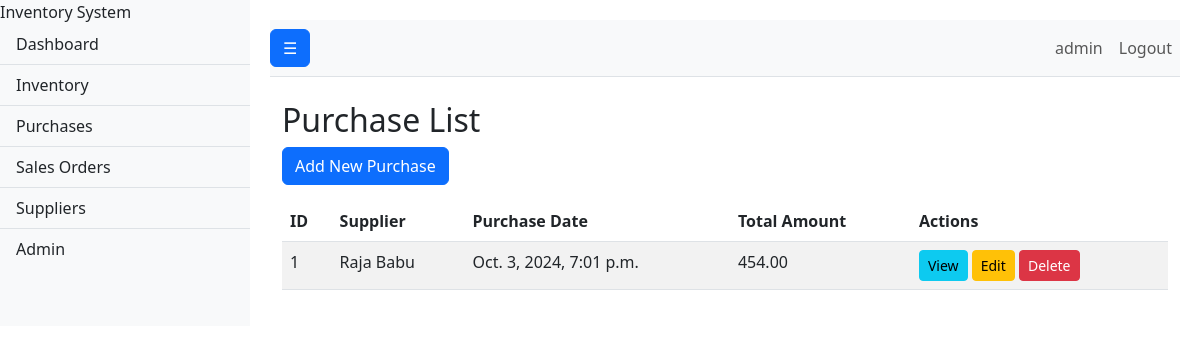
The page /purchase/ (signed in) on the database as committed earlier.
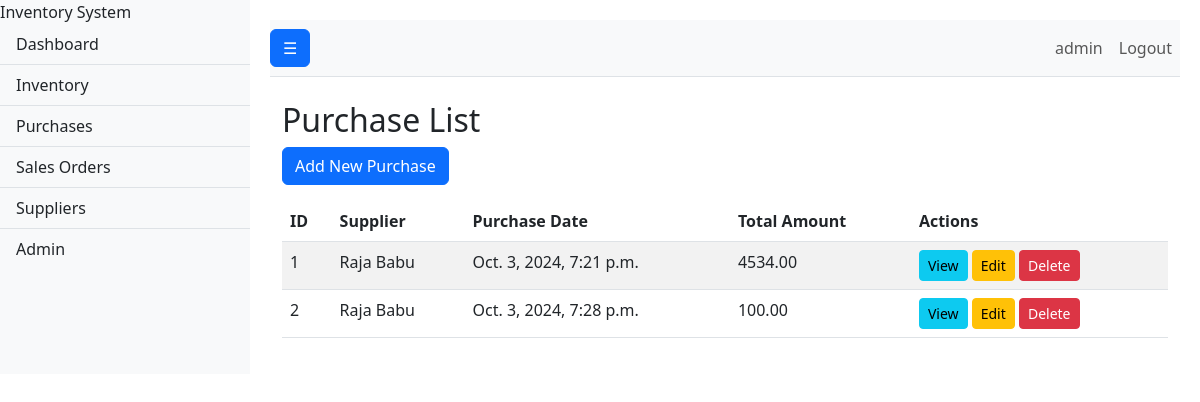
The same page on the database as committed later.
### inventory/models.py (models this page shows, shortened)
class Purchase(models.Model):
    supplier = models.ForeignKey(Supplier, on_delete=models.SET_NULL, null=True, related_name='purchases')
    purchase_date = models.DateTimeField(auto_now_add=True)
    total_amount = models.DecimalField(max_digits=10, decimal_places=2)
    created_at = models.DateTimeField(auto_now_add=True)
    updated_at = models.DateTimeField(auto_now=True)

class Supplier(models.Model):
    name = models.CharField(max_length=100)
    contact_person = models.CharField(max_length=100, blank=True, null=True)
    phone = models.CharField(max_length=20, blank=True, null=True)
    email = models.EmailField(blank=True, null=True)
    address = models.CharField(max_length=255, blank=True, null=True)
    created_at = models.DateTimeField(auto_now_add=True)
    updated_at = models.DateTimeField(auto_now=True)

### inventory/views.py (the view)
# urls.py: path('purchase/', views.purchase_list, name='purchase_list'),
@login_required
def purchase_list(request):
    purchases = Purchase.objects.all()
    return render(request, 'inventory/purchase_list.html', {'purchases': purchases})

### inventory/templates/inventory/purchase_list.html
{% extends 'inventory/base.html' %}
{% block content %}
    <h2>Purchase List</h2>
    <a href="{% url 'inventory:add_purchase' %}" class="btn btn-primary mb-3">Add New Purchase</a>
    <table class="table table-striped">
        <thead>
            <tr>
                <th>ID</th>
                <th>Supplier</th>
                <th>Purchase Date</th>
                <th>Total Amount</th>
                <th>Actions</th>
            </tr>
        </thead>
        <tbody>
            {% for purchase in purchases %}
                <tr>
                    <td>{{ purchase.id }}</td>
                    <td>
                        {% if purchase.supplier %}
                            {{ purchase.supplier.name }}
                        {% else %}
                            No Supplier
                        {% endif %}
                    </td>
                    <td>{{ purchase.purchase_date }}</td>
                    <td>{{ purchase.total_amount }}</td>
                    <td>
                        <a href="#" class="btn btn-sm btn-info">View</a>
                        <a href="#" class="btn btn-sm btn-warning">Edit</a>
                        <a href="#" class="btn btn-sm btn-danger">Delete</a>
                    </td>
                </tr>
            {% empty %}
                <tr>
                    <td colspan="5">No purchases recorded.</td>
                </tr>
            {% endfor %}
        </tbody>
    </table>
{% endblock %}

Rows that differ between the two databases and show on the page:
changed Purchase id 1: purchase_date "Oct. 3, 2024, 7:01 p.m." → "Oct. 3, 2024, 7:21 p.m."; total_amount "454.00" → "4534.00"
added Purchase: id "2", supplier.name "Raja Babu", purchase_date "Oct. 3, 2024, 7:28 p.m.", total_amount "100.00"
